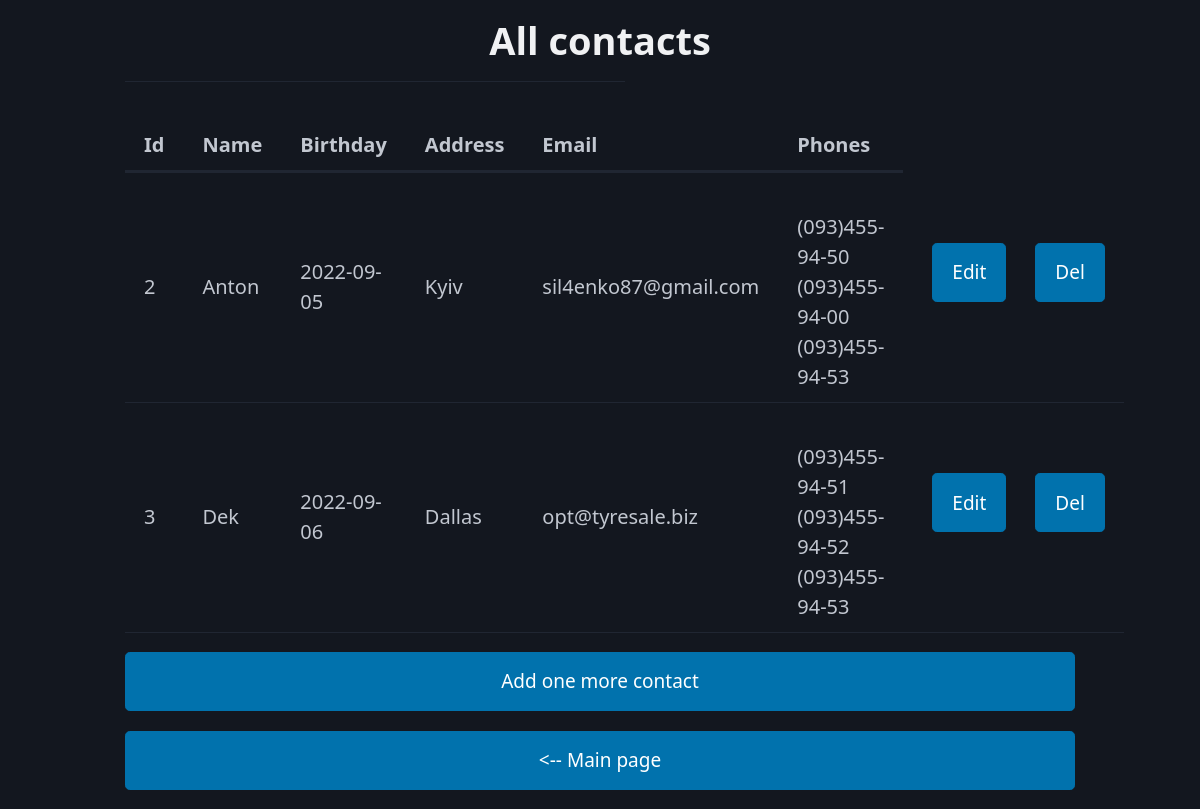
Page /result/ on the committed database.
### app/models.py (models this page shows, shortened)
class Contact(db.Model):
    __tablename__ = "contacts"
    id = db.Column(db.Integer, primary_key=True)
    name = db.Column(db.String(100), unique=True, nullable=False)
    address = db.relationship("Address", cascade="all, delete, delete-orphan", back_populates="contact_addr")
    birthday = db.relationship("Birthday", cascade="all, delete, delete-orphan", back_populates="contact_brth")
    email = db.relationship("Email", cascade="all, delete, delete-orphan", back_populates="contact_eml")
    phone_1 = db.Column(db.String(14), nullable=True)
    phone_2 = db.Column(db.String(14), nullable=True)
    phone_3 = db.Column(db.String(14), nullable=True)

class Birthday(db.Model):
    __tablename__ = "birthday"
    id = db.Column(db.Integer, primary_key=True)
    brth = db.Column(db.String(10), nullable=False)
    contact_id = db.Column(db.Integer, db.ForeignKey(Contact.id, ondelete="CASCADE"))
    contact_brth = db.relationship("Contact", cascade="all, delete", back_populates="birthday")
    def __repr__(self):
        return self.brth

class Address(db.Model):
    __tablename__ = "address"
    id = db.Column(db.Integer, primary_key=True)
    addr = db.Column(db.String(200), nullable=False)
    contact_id = db.Column(db.Integer, db.ForeignKey(Contact.id, ondelete="CASCADE"))
    contact_addr = db.relationship("Contact", cascade="all, delete", back_populates="address")
    def __repr__(self):
        return self.addr

class Email(db.Model):
    __tablename__ = "email"
    id = db.Column(db.Integer, primary_key=True)
    eml = db.Column(db.String(100), nullable=False)
    contact_id = db.Column(db.Integer, db.ForeignKey(Contact.id, ondelete="CASCADE"))
    contact_eml = db.relationship("Contact", cascade="all, delete", back_populates="email", passive_deletes=True)
    def __repr__(self):
        return self.eml

### app/ph.py (the view, shortened to what this page needs)
@app.route('/result/', methods=["GET", "POST"])
def show_all():
    contacts = Contact.query.order_by(Contact.id).all()
    return render_template('result.html', contacts=contacts)

### app/templates/result.html (shortened to what this page needs)
<!DOCTYPE html>
<html lang="en" data-theme="dark">
    <head>
    <link rel="stylesheet" href="https://unpkg.com/@picocss/pico@latest/css/pico.min.css">
    <link rel="stylesheet" href="https://unpkg.com/@picocss/pico@latest/css/pico.classless.min.css">
    </head>
    <body>
        <main class="container">
            <h1 style="margin-bottom: 0px" align=center class="title">All contacts</h1>
            <hr style="color:white; height: 4px; width: 500px; padding: 10px;">
            <table style = "font-size: 20px">
                <thead>
                    <tr>
                        <th scope="col">Id</th>
                        <th scope="col">Name</th>
                        <th scope="col">Birthday</th>
                        <th scope="col">Address</th>
                        <th scope="col">Email</th>
                        <th scope="col">Phones</th>
                    </tr>
                </thead>
                <tbody>
                    {% for contact in contacts%}
                        <tr>
                            <td>{{contact.id}}</td>
                            <td>{{contact.name}}</td>
                            <td>{{contact.birthday[0]}}</td>
                            <td>{{contact.address[0]}}</td>
                            <td>{{contact.email[0]}}</td>
                            <td>
                                 <br>{{contact.phone_1 if contact.phone_1}}
                                 <br>{{contact.phone_2 if contact.phone_2}}
                                 <br>{{contact.phone_3 if contact.phone_3}}
                            </td>
                            <td>
                                <nav >
                                    <ul>
                                        <li><form style="margin-bottom: 10px; padding-left: 10px" method="GET" action="/edit-contact/{{contact.id}}"><button type="submit" name='id' value={{contact.id}}>Edit</button></form></li>
                                        <li><form style="margin-bottom: 10px; padding-left: 10px" method="GET" action="/edit-contact/{{contact.id}}"><button type="submit" name='id' value='Delete'>Del</button></form></li>
                                    </ul>
                                </nav>
                            </td>
                        </tr>
                    {% endfor %}
                </tbody>
            </table>
            <a style="width:100%; margin-bottom: 20px" href="/add-contact/" role="button"> Add one more contact </a>
            <a style="width:100%" href="/" role="button"> <-- Main page </a>
        </main>
    </body>
</html>

### rows in the picture
Contact: id "2", name "Anton", brth "2022-09-05", addr "Kyiv", eml "sil4enko87@gmail.com", phone_1 "(093)455-94-50", phone_2 "(093)455-94-00", phone_3 "(093)455-94-53"
Contact: id "3", name "Dek", brth "2022-09-06", addr "Dallas", eml "opt@tyresale.biz", phone_1 "(093)455-94-51", phone_2 "(093)455-94-52", phone_3 "(093)455-94-53"
